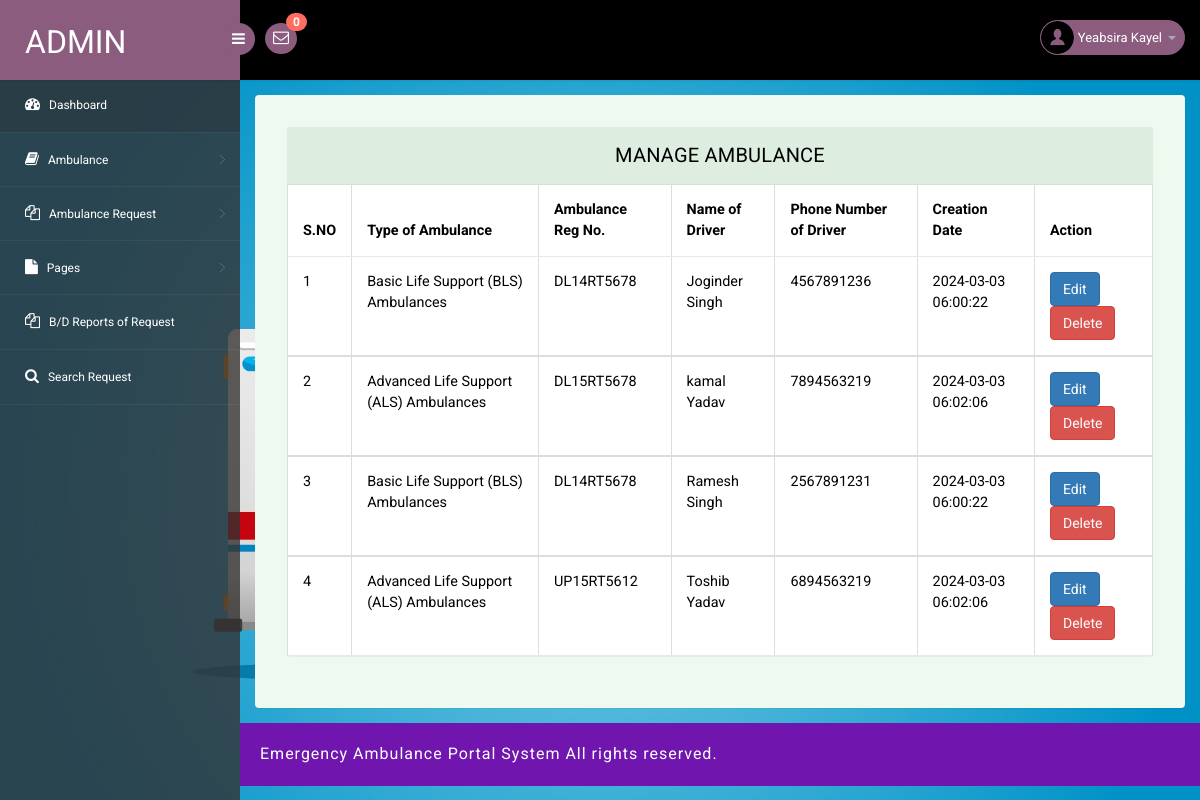
The page /eahp/admin/manage-ambulance.php (signed in) on the database its author committed.
### tables this page shows
CREATE TABLE `tblambulance` (
  `ID` int(11) NOT NULL,
  `AmbulanceType` varchar(250) DEFAULT NULL,
  `AmbRegNum` varchar(250) DEFAULT NULL,
  `DriverName` varchar(250) DEFAULT NULL,
  `DriverContactNumber` bigint(20) DEFAULT NULL,
  `CreationDate` timestamp NULL DEFAULT current_timestamp(),
  `Status` varchar(250) DEFAULT NULL,
  `UpdationDate` timestamp NULL DEFAULT NULL ON UPDATE current_timestamp()
);

### eahp/admin/manage-ambulance.php (the view, shortened to what this page needs)
<?php
include('includes/dbconnection.php');
if (strlen($_SESSION['eahpaid']==0)) {
  header('location:logout.php');
  } else{
?>
<!DOCTYPE html>
<head>
<link rel="stylesheet" href="css/bootstrap.min.css" >
<link href="css/style.css" rel='stylesheet' type='text/css' />
<link href="css/style-responsive.css" rel="stylesheet"/>
<link rel="stylesheet" href="css/font.css" type="text/css"/>
<link href="css/font-awesome.css" rel="stylesheet">
</head>
<body>
<section id="container">
<?php include_once('includes/header.php');?>
<?php include_once('includes/sidebar.php');?>
<section id="main-content">
	<section class="wrapper">
		<div class="table-agile-info">
 <div class="panel panel-default">
    <div class="panel-heading">
     Manage Ambulance
    </div>
    <div>
      <table class="table table-bordered">
        <thead>
          <tr>
            <th data-breakpoints="xs">S.NO</th>
            <th>Type of Ambulance</th>
            <th>Ambulance Reg No.</th>
             <th>Name of Driver</th>
              <th>Phone Number of Driver</th>
            <th>Creation Date</th>
            <th data-breakpoints="xs">Action</th>
          </tr>
        </thead>
        <?php
$ret=mysqli_query($con,"select * from  tblambulance");
$cnt=1;
while ($row=mysqli_fetch_array($ret)) {
?>
        <tbody>
          <tr data-expanded="true">
                  <td><?php echo $cnt;?></td>
                  <?php   $atype=$row['AmbulanceType'];
                 if($atype=="1"){ ?>
                  <td>Basic Life Support (BLS) Ambulances</td>
                <?php } elseif($atype=="2"){ ?>
                  <td>Advanced Life Support (ALS) Ambulances</td>
                <?php } elseif($atype=="3"){ ?>
                   <td>Non-Emergency Patient Transport Ambulances</td>
                   <?php } elseif($atype=="4"){ ?>
                     <td>Boat Ambulance</td>
                     <?php } ?>
                  <td><?php  echo $row['AmbRegNum'];?></td>
                  <td><?php  echo $row['DriverName'];?></td>
                  <td><?php  echo $row['DriverContactNumber'];?></td>
                  <td><?php  echo $row['CreationDate'];?></td>
                  <td><a href="edit-ambulance.php?editid=<?php echo $row['ID'];?>" class="btn btn-primary">Edit</a>
                    <a href="manage-ambulance.php?del=<?php echo $row['ID'];?>" class="btn btn-danger">Delete</a>
                </tr>
                <?php
$cnt=$cnt+1;
}?>
 </tbody>
            </table>
    </div>
  </div>
</div>
</section>
		 <?php include_once('includes/footer.php');?>
</section>
</section>
</body>
</html>
<?php }  ?>

### eahp/admin/includes/header.php (shortened to what this page needs)
<?php
include('includes/dbconnection.php');
?>
<header class="header fixed-top clearfix">
<div class="brand">
    <a href="dashboard.php" class="logo">
        Admin
    </a>
    <div class="sidebar-toggle-box">
        <div class="fa fa-bars"></div>
    </div>
</div>
<div class="nav notify-row" id="top_menu">
    <ul class="nav top-menu">
<?php
$ret1=mysqli_query($con,"select * from tblambulancehiring
 where   (tblambulancehiring.Status is null || tblambulancehiring.Status='')");
$num=mysqli_num_rows($ret1);
?>
        <li id="header_inbox_bar" class="dropdown">
            <a data-toggle="dropdown" class="dropdown-toggle" href="#">
                <i class="fa fa-envelope-o"></i>
                <span class="badge bg-important"><?php echo $num;?></span>
            </a>
        </li>
    </ul>
</div>
<div class="top-nav clearfix">
    <ul class="nav pull-right top-menu">
        <li class="dropdown">
            <a data-toggle="dropdown" class="dropdown-toggle" href="#">
                <?php
$adid=$_SESSION['eahpaid'];
$ret=mysqli_query($con,"select AdminName from tbladmin where ID='$adid'");
$row=mysqli_fetch_array($ret);
$name=$row['AdminName'];
?>
                <img alt="" src="images/2.png">
                <span class="username"><?php echo $name; ?></span>
                <b class="caret"></b>
            </a>
        </li>
    </ul>
</div>
</header>

### eahp/admin/css/style.css (style rules this page uses)
ul, ol { margin: 0; }
html, body { font-family: 'Roboto', sans-serif; font-size: 100%; overflow-x: hidden; background: url(../images/bg.jpg) no-repeat 0px 0px; background-size:cover; }
body a { transition: 0.5s all ease; -webkit-transition: 0.5s all ease; -moz-transition: 0.5s all ease; -o-transition: 0.5s all ease; -ms-transition: 0.5s all ease; text-decoration:none; }
ul,label { margin:0; padding:0; }
#main-content { margin-left:240px; -webkit-transition:all .3s ease-in-out; -moz-transition:all .3s ease-in-out; -o-transition:all .3s ease-in-out; transition:all .3s ease-in-out; }
.header { left:0; right:0; z-index:1002; background:#000; -webkit-transition:all .3s ease-in-out; -moz-transition:all .3s ease-in-out; -o-transition:all .3s ease-in-out; transition:all .3s ease-in-out; }
.fixed-top { position:fixed; box-shadow:1px 0 3px rgba(0,0,0,.15); }
.wrapper { display:inline-block; margin-top:80px; padding:15px; width:100%; }
.brand { background:#8b5c7e; float:left; width:240px; height:80px; position:relative; }
a.logo { font-size:32px; color:#fff; float:left; margin:20px 0 0 25px; text-transform:uppercase; }
#top_menu .nav>li,ul.top-menu>li { float:left; }
.notify-row { float:left; margin-top:23px; margin-left:25px; }
ul.top-menu { margin-right:15px; margin-top: 0; }
ul.top-menu > li > a { color: #fff; font-size: 16px; background: #8b5c7e; padding: 4px 8px; margin-right: 15px; border-radius: 50%; -webkit-border-radius: 50%; padding-right: 8px !important; }
.notify-row .badge { position:absolute; right:-10px; top:-10px; z-index:100; }
.top-nav { margin-top:20px; }
.top-nav img { border-radius:50%; -webkit-border-radius:50%; width:33px; }
.top-nav .username { font-size:13px; color:#fff; }
.top-nav ul.top-menu>li>a { border-radius: 100px; -webkit-border-radius: 100px; padding: 0px; background: none; margin-right: 0; border: 1px solid #8b5c7e; background: #8b5c7e; }
.top-nav ul.top-menu>li { margin-left:10px; }
.top-nav .nav .caret { border-bottom-color:#A4AABA; border-top-color:#A4AABA; }
.sidebar-toggle-box { float:left; margin-top:23px; margin-left:-15px; background:#8b5c7e; border-radius:50%; -webkit-border-radius:50%; width:32px; height:32px; position:absolute; right:-15px; }
.sidebar-toggle-box .fa-bars { cursor:pointer; display:inline-block; font-size:15px; padding:8px 8px 8px 9px; color:#fff; }
.panel-heading { position: relative; height: 57px; line-height: 57px; letter-spacing: 0.2px; color: #000; font-size: 18px; font-weight: 400; padding: 0 16px; background:#ddede0; border-top-right-radius: 2px; border-top-left-radius: 2px; text-transform: uppercase; text-align: center; }
.panel { border: none ! important; }
.table>thead>tr>th { border-bottom: 1px solid #e1ab91 ! important; }
.table>tbody>tr>td, .table>tbody>tr>th, .table>tfoot>tr>td, .table>tfoot>tr>th, .table>thead>tr>td, .table>thead>tr>th { border-bottom: 1px solid #e9e9e9 ! important; }
.table > thead > tr > th, .table > tbody > tr > th, .table > tfoot > tr > th, .table > thead > tr > td, .table > tbody > tr > td, .table > tfoot > tr > td { border-top: none !important; }
.table td, .table>tbody>tr>td, .table>tbody>tr>th, .table>tfoot>tr>td, .table>tfoot>tr>th, .table>thead>tr>td, .table>thead>tr>th { padding: 15px!important; }
.table > thead > tr > th, .table > tbody > tr > th, .table > tfoot > tr > th, .table > thead > tr > td, .table > tbody > tr > td, .table > tfoot > tr > td { font-size: 0.9em; color: #000; border-top: none !important; }
.table-agile-info { background: #eef9f0; padding: 2em; border-radius: 4px; -webkit-box-shadow: 0 1px 1px rgba(0,0,0,.05); box-shadow: 0 1px 1px rgba(0,0,0,.05); }
.panel-default>.panel-heading { color: #000000 ! important; background-color: #ddede0 ! important; border-color: #ddede0 ! important; font-size: 20px; }
.badge.bg-important { background: #ff6c60; }

### rows shown on the page
tblambulance: AmbulanceType "Basic Life Support (BLS) Ambulances", AmbRegNum "DL14RT5678", DriverName "Joginder Singh", DriverContactNumber "4567891236", CreationDate "2024-03-03 06:00:22"
tblambulance: AmbulanceType "Advanced Life Support (ALS) Ambulances", AmbRegNum "DL15RT5678", DriverName "kamal Yadav", DriverContactNumber "7894563219", CreationDate "2024-03-03 06:02:06"
tblambulance: AmbulanceType "Basic Life Support (BLS) Ambulances", AmbRegNum "DL14RT5678", DriverName "Ramesh Singh", DriverContactNumber "2567891231", CreationDate "2024-03-03 06:00:22"
tblambulance: AmbulanceType "Advanced Life Support (ALS) Ambulances", AmbRegNum "UP15RT5612", DriverName "Toshib Yadav", DriverContactNumber "6894563219", CreationDate "2024-03-03 06:02:06"

### other values the page prints
$num "0"
$name "Yeabsira Kayel"
